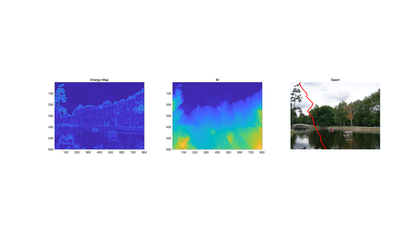
%> input picture Computer Vision/hw2/my_image_energy.png, 420 x 240 px, shrunk from 3150 x 1802 before the run
$ octave --eval "result = reduceWidth(imread('my_image_energy.png'));"   (GNU Octave 9; MATLAB toolbox functions it lacks are replaced by stand-ins)
%> lines starting %> are read from the running program, lines starting %| are printed output that depends on the picture
### Computer Vision/hw2/energy_image.m
function [energyImage, Ix, Iy] = energy_image(im, Ix_kernel, Iy_kernel)
% convert the image to greyscale by rgb2gray
I = rgb2gray(im);
% change type of the grayscale image I to double
I = double(I);
% compute Ix and Iy - gradients in x and y directions
Ix = conv2(I, Ix_kernel, 'same');
Iy = conv2(I, Iy_kernel, 'same');
% compute energyImage using L2 norm
energyImage = sqrt(Ix.^2 + Iy.^2);

### Computer Vision/hw2/reduceWidth.m
function reducedColorImage = reduceWidth(im, display_flag)
% If the display_flag is not specified in the input, the default is False.
if nargin < 2
    display_flag = false;
end
[num_rows, num_cols, num_channels] = size(im);

% Compute the energy image and cumulative energy map
Ix_kernel = [1 0 -1; 2 0 -2; 1 0 -1];
Iy_kernel = [1 0 -1; 2 0 -2; 1 0 -1]';
energyImage = energy_image(im, Ix_kernel, Iy_kernel);
M = cumulative_minimum_energy_map(energyImage, 'VERTICAL');

% Identify the seam
vert_seam = find_optimal_vertical_seam(M);
assert(length(vert_seam) == num_rows);

% Initialize an empty image of the reduced size
reducedColorImage = zeros([num_rows num_cols-1 num_channels]);

for i = 1:num_rows
    for j = 1:num_channels
        % For each row i at channel j
        this_row = im(i, :, j);
        % Remove the pixel correponding to the seam
        this_row(vert_seam(i)) = [];
        % Assign the reduced column to the reduced image at column i,
        % channel j
        reducedColorImage(i, :, j) = this_row;
    end
end

% Typecast the image to be of uint8
reducedColorImage = uint8(reducedColorImage);

% If display_flag == 1, plot the energy image, cumulative energy map, and
% the original image with the seam for visualization
if display_flag
    figure;
    subplot(1, 3, 1); imagesc(energyImage); axis image; title('Energy Map');
    subplot(1, 3, 2); imagesc(M); axis image; title('M')
    subplot(1, 3, 3); imshow(im); displaySeam(im, vert_seam, 'VERTICAL');
    axis image; title('Seam');
end
%> in energy_image, `I = rgb2gray(im);`:
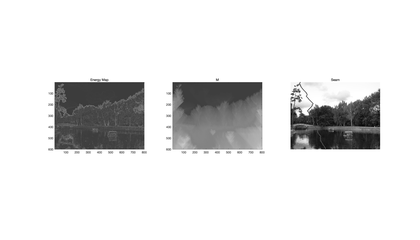
%> I: size 240x420 uint8; min 2, max 255, mean 226.9
%> in energy_image, `Ix = conv2(I, Ix_kernel, 'same');`:
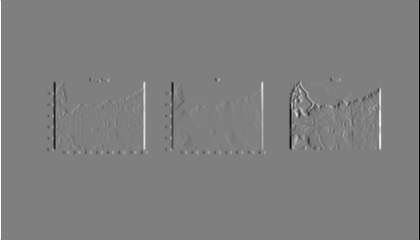
%> Ix: size 240x420 double; min -1020, max 1020, mean 0; drawn with min black and max white
%> in energy_image, `Iy = conv2(I, Iy_kernel, 'same');`:
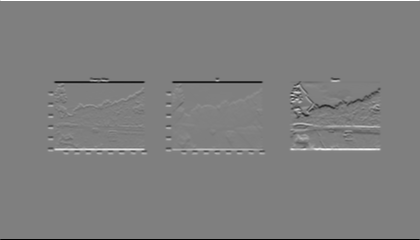
%> Iy: size 240x420 double; min -1020, max 1020, mean 0; mean of the top-left, top-right, bottom-left and bottom-right quarters 1.6, 0.4, -1.6, -0.4; drawn with min black and max white
%> in energy_image, `energyImage = sqrt(Ix.^2 + Iy.^2);`:
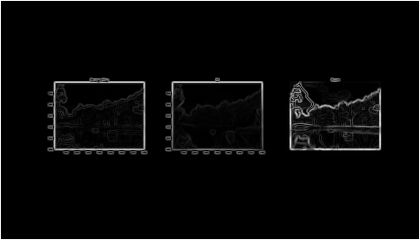
%> energyImage: size 240x420 double; min 0, max 1081.9, mean 36.4; drawn with min black and max white
%> (the run ends here)
